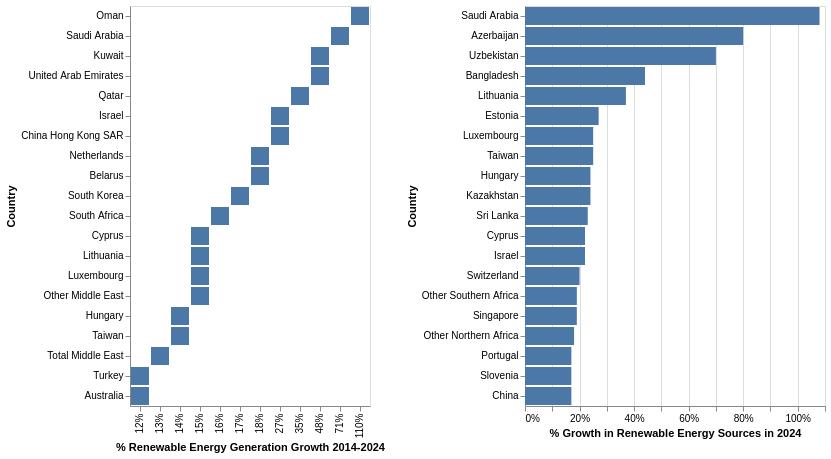

Write notebook code for a chart like this one.
### Markdown cell above
## **Step 2: Visualization Brainstorming**

Then as a group, brainstorm a list of at least 5 visualizations that could be made with this collective information. Come up with a one-sentence statement or question that the graphic would address. For each of the visualizations, answer the following questions. Your answer can be in the form of a mock-up if you have ready-to-plot data.

What variables would you use to show this?
Do you need to compute new variables, filter, or do other manipulations to show this?
What chart type (line, scatter, bar, etc) would be most effective to show this?
Which encodings would you map to which variables?
What other design considerations (color, scales, titles, labels, ticks) would you need to make? If you don't know yet, that's ok, but give a best guess.
Compile your answers into a single notebook and submit it here.

### Code cell
dfASL = pd.read_csv('https://raw.githubusercontent.com/AspenSL04/Data3310/refs/heads/main/consolidated-edata-sheets.csv')
c1 = alt.Chart(dfASL).mark_bar().encode(
    alt.X('2014-24 renew gen growth', title='% Renewable Energy Generation Growth 2014-2024').axis(format='.0%'),
    alt.Y('Terawatt-hours renew gen', title='Country').sort('-x')
).transform_window(
    rank='rank(2014-24 renew gen growth)',
sort=[alt.SortField('2014-24 renew gen growth', order='descending')]
).transform_filter(
    (alt.datum.rank < 20)
)

c2 = alt.Chart(dfASL).mark_bar().encode(
    alt.X('Total source 24 growth', title = '% Growth in Renewable Energy Sources in 2024').axis(format='.0%'),
    alt.Y('Terawatt-hours source 23', title='Country').sort('-x')
).transform_window(
    rank='rank(Total source 24 growth)',
sort=[alt.SortField('Total source 24 growth', order='descending')]
).transform_filter(
    (alt.datum.rank < 20)
)

c1 | c2
